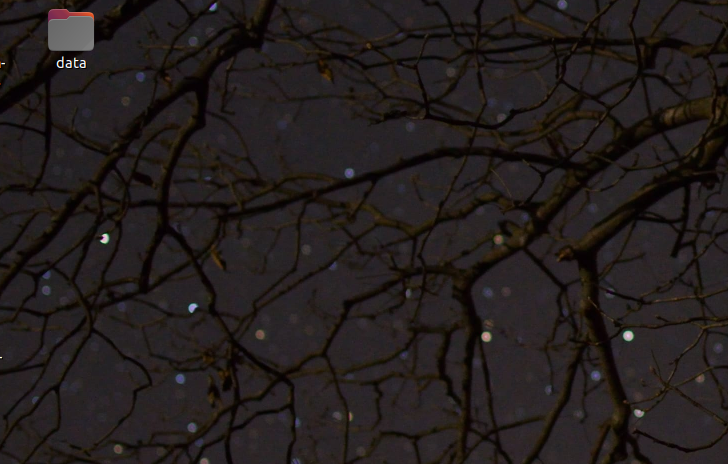
#> input picture DeepLearning/CNN/Project/图片去重/test_img2/2.png, 728 x 464 px, found by its file name
$ python Phash.py
#> lines starting #> are read from the running program, lines starting #| are printed output that depends on the picture
import cv2
import numpy as np
from itertools import chain

# Perceptual hashing

class PHash(object):
    @staticmethod
    def pHash(img_name):
        """
        get image pHash value
        """
        # 加载并调整图片为32x32灰度图片
        img = cv2.imread(img_name, 0)
#> img: shape (464, 728); min 0, max 254, mean 30.7
        img = cv2.resize(img, (64, 64), interpolation=cv2.INTER_CUBIC)
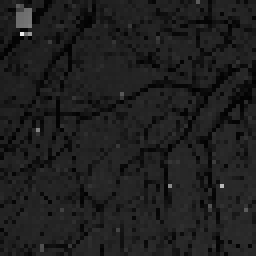
#> img: shape (64, 64) (shown 4 times larger); min 0, max 233, mean 30.6

        # 创建二维列表
        h, w = img.shape[:2]
#> h = 64; w = 64
        vis0 = np.zeros((h, w), np.float32)
        vis0[:h, :w] = img  # 填充数据

        # 二维Dct变换
        vis1 = cv2.dct(cv2.dct(vis0))
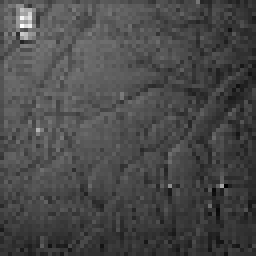
#> vis1: shape (64, 64) float32 (shown 4 times larger); min -44.38, max 198.7, mean 25.7; drawn with min black and max white
        # cv.SaveImage('a.jpg',cv.fromarray(vis0)) #保存图片
#> (the run stopped early here; a loop or call above may not have finished)

$ run again, with DeepLearning/CNN/Project/图片去重/test_img2/1.png copied over DeepLearning/CNN/Project/图片去重/test_img2/2.png
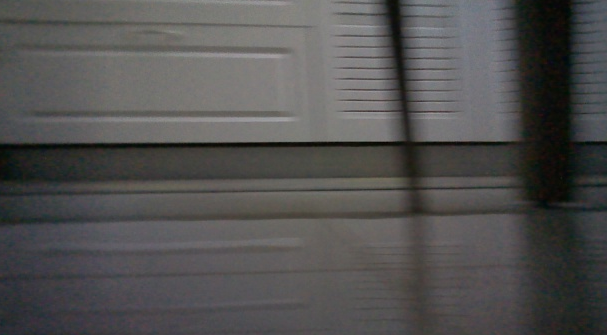
#> input picture DeepLearning/CNN/Project/图片去重/test_img2/1.png, 607 x 335 px, found by its file name
#> in pHash, `img = cv2.resize(img, (64, 64), interpolation=cv2.INTER_CUBIC)`:
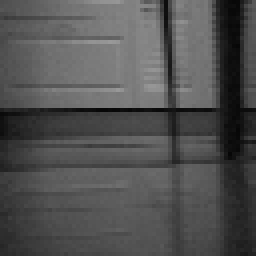
#> img: shape (64, 64) (shown 4 times larger); min 6, max 153, mean 81.2
#> in pHash, `vis1 = cv2.dct(cv2.dct(vis0))`:
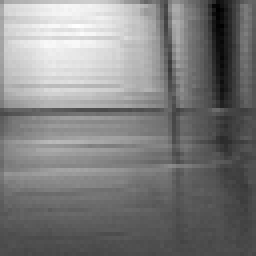
#> vis1: shape (64, 64) float32 (shown 4 times larger); min -88.52, max 209, mean 59.6; drawn with min black and max white
